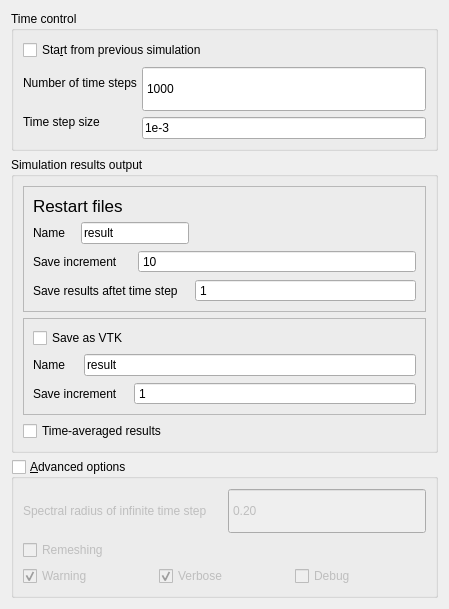
        <widget class="QWidget" name="SimulationParametrsSubpanel_widget">
         <property name="geometry">
          <rect>
           <x>0</x>
           <y>0</y>
           <width>449</width>
           <height>609</height>
          </rect>
         </property>
         <attribute name="label">
          <string>Simulation Parameters</string>
         </attribute>
         <layout class="QGridLayout" name="gridLayout_33">
          <item row="0" column="0">
           <widget class="QGroupBox" name="TimeControl_groupBox">
            <property name="title">
             <string>Time control</string>
            </property>
            <layout class="QGridLayout" name="gridLayout_27">
             <item row="0" column="0">
              <widget class="QCheckBox" name="TimeStartFromPrev_checkBox">
               <property name="toolTip">
                <string>Continue the last simulation </string>
               </property>
               <property name="text">
                <string>Sta&amp;rt from previous simulation</string>
               </property>
               <property name="checked">
                <bool>false</bool>
               </property>
              </widget>
             </item>
             <item row="1" column="0">
              <layout class="QGridLayout" name="gridLayout_43">
               <property name="spacing">
                <number>5</number>
               </property>
               <item row="0" column="0">
                <layout class="QGridLayout" name="gridLayout_30">
                 <property name="spacing">
                  <number>5</number>
                 </property>
                 <item row="2" column="0">
                  <widget class="QLabel" name="label_6">
                   <property name="sizePolicy">
                    <sizepolicy hsizetype="Minimum" vsizetype="Preferred">
                     <horstretch>0</horstretch>
                     <verstretch>0</verstretch>
                    </sizepolicy>
                   </property>
                   <property name="text">
                    <string>Time step size</string>
                   </property>
                  </widget>
                 </item>
                 <item row="1" column="0">
                  <widget class="QLabel" name="label_3">
                   <property name="sizePolicy">
                    <sizepolicy hsizetype="Minimum" vsizetype="Preferred">
                     <horstretch>0</horstretch>
                     <verstretch>0</verstretch>
                    </sizepolicy>
                   </property>
                   <property name="text">
                    <string>Number of time steps</string>
                   </property>
                  </widget>
                 </item>
                </layout>
               </item>
               <item row="0" column="1">
                <layout class="QGridLayout" name="gridLayout_34">
                 <property name="spacing">
                  <number>5</number>
                 </property>
                 <item row="1" column="0">
                  <widget class="QLineEdit" name="TimeStepSize_lineEdit">
                   <property name="maximumSize">
                    <size>
                     <width>16777215</width>
                     <height>16777215</height>
                    </size>
                   </property>
                   <property name="toolTip">
                    <string>Time step size</string>
                   </property>
                   <property name="inputMethodHints">
                    <set>Qt::ImhDigitsOnly</set>
                   </property>
                   <property name="text">
                    <string>1e-3</string>
                   </property>
                  </widget>
                 </item>
                 <item row="0" column="0">
                  <widget class="QSpinBox" name="TimeNumSteps_spinBox">
                   <property name="sizePolicy">
                    <sizepolicy hsizetype="Expanding" vsizetype="Preferred">
                     <horstretch>0</horstretch>
                     <verstretch>0</verstretch>
                    </sizepolicy>
                   </property>
                   <property name="toolTip">
                    <string>Total number of time steps</string>
                   </property>
                   <property name="inputMethodHints">
                    <set>Qt::ImhDigitsOnly</set>
                   </property>
                   <property name="buttonSymbols">
                    <enum>QAbstractSpinBox::NoButtons</enum>
                   </property>
                   <property name="minimum">
                    <number>1</number>
                   </property>
                   <property name="maximum">
                    <number>9999999</number>
                   </property>
                   <property name="singleStep">
                    <number>100</number>
                   </property>
                   <property name="value">
                    <number>1000</number>
                   </property>
                  </widget>
                 </item>
                </layout>
               </item>
              </layout>
             </item>
            </layout>
           </widget>
          </item>
          <item row="1" column="0">
           <widget class="QGroupBox" name="SimulationResultsOutput_groupBox">
            <property name="title">
             <string>Simulation results output</string>
            </property>
            <property name="flat">
             <bool>false</bool>
            </property>
            <property name="checkable">
             <bool>false</bool>
            </property>
            <layout class="QGridLayout" name="gridLayout_28">
             <item row="0" column="0">
              <widget class="QFrame" name="Restart_frame">
               <property name="frameShape">
                <enum>QFrame::StyledPanel</enum>
               </property>
               <property name="frameShadow">
                <enum>QFrame::Raised</enum>
               </property>
               <layout class="QGridLayout" name="gridLayout_3">
                <item row="0" column="0" colspan="2">
                 <widget class="QLabel" name="RestartFiles_label">
                  <property name="font">
                   <font>
                    <pointsize>13</pointsize>
                    <weight>50</weight>
                    <bold>false</bold>
                    <underline>false</underline>
                   </font>
                  </property>
                  <property name="text">
                   <string>Restart files</string>
                  </property>
                  <property name="alignment">
                   <set>Qt::AlignLeading|Qt::AlignLeft|Qt::AlignVCenter</set>
                  </property>
                 </widget>
                </item>
                <item row="1" column="0">
                 <widget class="QLabel" name="RestartName_label">
                  <property name="text">
                   <string>Name</string>
                  </property>
                 </widget>
                </item>
                <item row="1" column="1" colspan="2">
                 <widget class="QLineEdit" name="RestartName_lineEdit">
                  <property name="toolTip">
                   <string>The prefix used to name simulation results bin files.</string>
                  </property>
                  <property name="text">
                   <string>result</string>
                  </property>
                 </widget>
                </item>
                <item row="2" column="0" colspan="2">
                 <widget class="QLabel" name="RestartSaveIncr_label">
                  <property name="sizePolicy">
                   <sizepolicy hsizetype="Fixed" vsizetype="Preferred">
                    <horstretch>0</horstretch>
                    <verstretch>0</verstretch>
                   </sizepolicy>
                  </property>
                  <property name="text">
                   <string>Save increment</string>
                  </property>
                 </widget>
                </item>
                <item row="2" column="2" colspan="2">
                 <widget class="QSpinBox" name="RestartSaveIncr_spinBox">
                  <property name="sizePolicy">
                   <sizepolicy hsizetype="Expanding" vsizetype="Fixed">
                    <horstretch>0</horstretch>
                    <verstretch>0</verstretch>
                   </sizepolicy>
                  </property>
                  <property name="toolTip">
                   <string>&lt;html&gt;&lt;head/&gt;&lt;body&gt;&lt;p&gt;The frequency used to save restart files in terns of a  time step increment.&lt;/p&gt;&lt;/body&gt;&lt;/html&gt;</string>
                  </property>
                  <property name="buttonSymbols">
                   <enum>QAbstractSpinBox::NoButtons</enum>
                  </property>
                  <property name="minimum">
                   <number>1</number>
                  </property>
                  <property name="maximum">
                   <number>9999999</number>
                  </property>
                  <property name="singleStep">
                   <number>5</number>
                  </property>
                  <property name="value">
                   <number>10</number>
                  </property>
                 </widget>
                </item>
                <item row="3" column="0" colspan="3">
                 <widget class="QLabel" name="RestartSaveStart_label">
                  <property name="text">
                   <string>Save results aftet time step</string>
                  </property>
                 </widget>
                </item>
                <item row="3" column="3">
                 <widget class="QSpinBox" name="RestartSaveStart_spinBox">
                  <property name="sizePolicy">
                   <sizepolicy hsizetype="Expanding" vsizetype="Fixed">
                    <horstretch>0</horstretch>
                    <verstretch>0</verstretch>
                   </sizepolicy>
                  </property>
                  <property name="toolTip">
                   <string>&lt;html&gt;&lt;head/&gt;&lt;body&gt;&lt;p&gt;Start saving results after the given time step.&lt;/p&gt;&lt;/body&gt;&lt;/html&gt;</string>
                  </property>
                  <property name="buttonSymbols">
                   <enum>QAbstractSpinBox::NoButtons</enum>
                  </property>
                  <property name="minimum">
                   <number>1</number>
                  </property>
                  <property name="maximum">
                   <number>9999999</number>
                  </property>
                  <property name="singleStep">
                   <number>10</number>
                  </property>
                  <property name="value">
                   <number>1</number>
                  </property>
                 </widget>
                </item>
               </layout>
              </widget>
             </item>
             <item row="1" column="0">
              <widget class="QFrame" name="Vtk_frame">
               <property name="frameShape">
                <enum>QFrame::StyledPanel</enum>
               </property>
               <property name="frameShadow">
                <enum>QFrame::Raised</enum>
               </property>
               <layout class="QGridLayout" name="gridLayout_15">
                <item row="0" column="0" colspan="2">
                 <widget class="QCheckBox" name="VtkSave_checkBox">
                  <property name="font">
                   <font>
                    <weight>50</weight>
                    <bold>false</bold>
                   </font>
                  </property>
                  <property name="toolTip">
                   <string>If selected then save simulatiion results as VTK files.</string>
                  </property>
                  <property name="text">
                   <string>Save as VTK</string>
                  </property>
                 </widget>
                </item>
                <item row="1" column="0">
                 <widget class="QLabel" name="VtkName_label">
                  <property name="text">
                   <string>Name</string>
                  </property>
                 </widget>
                </item>
                <item row="1" column="1" colspan="2">
                 <widget class="QLineEdit" name="VtkName_lineEdit">
                  <property name="toolTip">
                   <string>The prefix used to name simulation results VTK files.</string>
                  </property>
                  <property name="inputMethodHints">
                   <set>Qt::ImhDigitsOnly</set>
                  </property>
                  <property name="inputMask">
                   <string extracomment="Only integers"/>
                  </property>
                  <property name="text">
                   <string>result</string>
                  </property>
                 </widget>
                </item>
                <item row="2" column="0" colspan="2">
                 <widget class="QLabel" name="VtkSaveIncr_label">
                  <property name="text">
                   <string>Save increment</string>
                  </property>
                 </widget>
                </item>
                <item row="2" column="2">
                 <widget class="QSpinBox" name="VtkSaveIncr_spinBox">
                  <property name="sizePolicy">
                   <sizepolicy hsizetype="Expanding" vsizetype="Fixed">
                    <horstretch>0</horstretch>
                    <verstretch>0</verstretch>
                   </sizepolicy>
                  </property>
                  <property name="toolTip">
                   <string>The frequency used to save VTK files in terns of a time step increment.</string>
                  </property>
                  <property name="buttonSymbols">
                   <enum>QAbstractSpinBox::NoButtons</enum>
                  </property>
                  <property name="value">
                   <number>1</number>
                  </property>
                 </widget>
                </item>
               </layout>
              </widget>
             </item>
             <item row="2" column="0">
              <widget class="QCheckBox" name="save_average">
               <property name="toolTip">
                <string>&lt;html&gt;&lt;head/&gt;&lt;body&gt;&lt;p&gt;Save a single file containing average of previously saved results&lt;/p&gt;&lt;/body&gt;&lt;/html&gt;</string>
               </property>
               <property name="text">
                <string>Time-averaged results</string>
               </property>
               <property name="checked">
                <bool>false</bool>
               </property>
              </widget>
             </item>
            </layout>
           </widget>
          </item>
          <item row="2" column="0">
           <widget class="QGroupBox" name="AdvancedOptions_groupBox">
            <property name="title">
             <string>&amp;Advanced options</string>
            </property>
            <property name="checkable">
             <bool>true</bool>
            </property>
            <property name="checked">
             <bool>false</bool>
            </property>
            <layout class="QGridLayout" name="gridLayout">
             <item row="0" column="0">
              <widget class="QLabel" name="label_10">
               <property name="sizePolicy">
                <sizepolicy hsizetype="Minimum" vsizetype="Preferred">
                 <horstretch>0</horstretch>
                 <verstretch>0</verstretch>
                </sizepolicy>
               </property>
               <property name="text">
                <string>Spectral radius of infinite time step</string>
               </property>
              </widget>
             </item>
             <item row="0" column="1">
              <widget class="QDoubleSpinBox" name="rhoInf">
               <property name="sizePolicy">
                <sizepolicy hsizetype="Minimum" vsizetype="Preferred">
                 <horstretch>0</horstretch>
                 <verstretch>0</verstretch>
                </sizepolicy>
               </property>
               <property name="toolTip">
                <string>Spectral radius of infinite time step size</string>
               </property>
               <property name="buttonSymbols">
                <enum>QAbstractSpinBox::NoButtons</enum>
               </property>
               <property name="maximum">
                <double>1.000000000000000</double>
               </property>
               <property name="singleStep">
                <double>0.100000000000000</double>
               </property>
               <property name="value">
                <double>0.200000000000000</double>
               </property>
              </widget>
             </item>
             <item row="1" column="0">
              <widget class="QCheckBox" name="checkBoxRemeshing">
               <property name="text">
                <string>Remeshing</string>
               </property>
              </widget>
             </item>
             <item row="2" column="0" colspan="2">
              <layout class="QGridLayout" name="gridLayout_29">
               <property name="spacing">
                <number>5</number>
               </property>
               <item row="0" column="0">
                <widget class="QCheckBox" name="warn">
                 <property name="toolTip">
                  <string>Output warnings</string>
                 </property>
                 <property name="text">
                  <string>Warning</string>
                 </property>
                 <property name="checked">
                  <bool>true</bool>
                 </property>
                </widget>
               </item>
               <item row="0" column="1">
                <widget class="QCheckBox" name="verb">
                 <property name="toolTip">
                  <string>Output simulation status</string>
                 </property>
                 <property name="text">
                  <string>Verbose</string>
                 </property>
                 <property name="checked">
                  <bool>true</bool>
                 </property>
                </widget>
               </item>
               <item row="0" column="2">
                <widget class="QCheckBox" name="debug">
                 <property name="toolTip">
                  <string>&lt;html&gt;&lt;head/&gt;&lt;body&gt;&lt;p&gt;Output debugging information&lt;/p&gt;&lt;/body&gt;&lt;/html&gt;</string>
                 </property>
                 <property name="text">
                  <string>Debug</string>
                 </property>
                 <property name="checked">
                  <bool>false</bool>
                 </property>
                </widget>
               </item>
              </layout>
             </item>
            </layout>
           </widget>
          </item>
         </layout>
         <zorder>TimeControl_groupBox</zorder>
         <zorder>AdvancedOptions_groupBox</zorder>
         <zorder>SimulationResultsOutput_groupBox</zorder>
        </widget>
